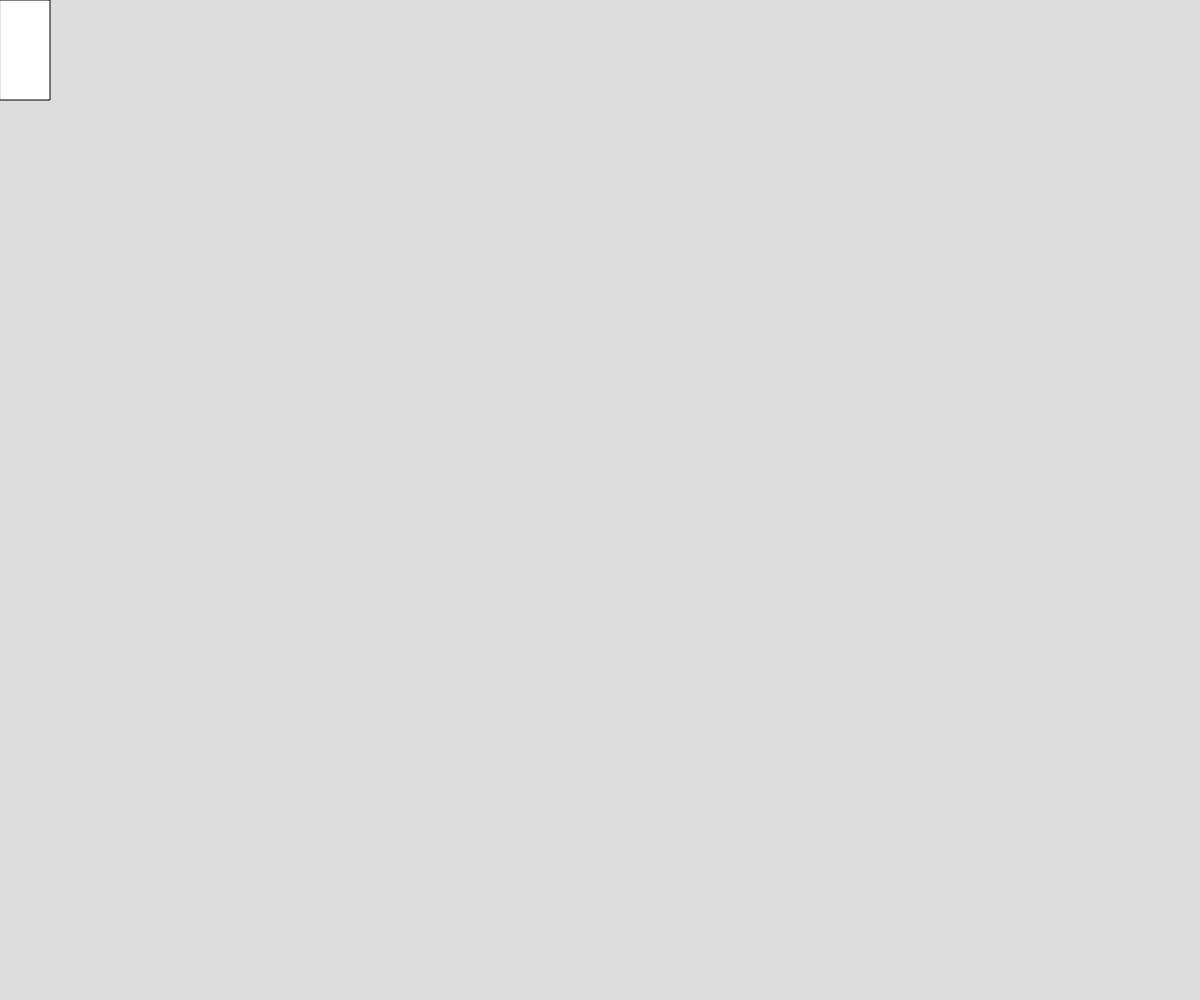
Frame 1 (no input)
Frame 60 (no input): identical to frame 1, image omitted
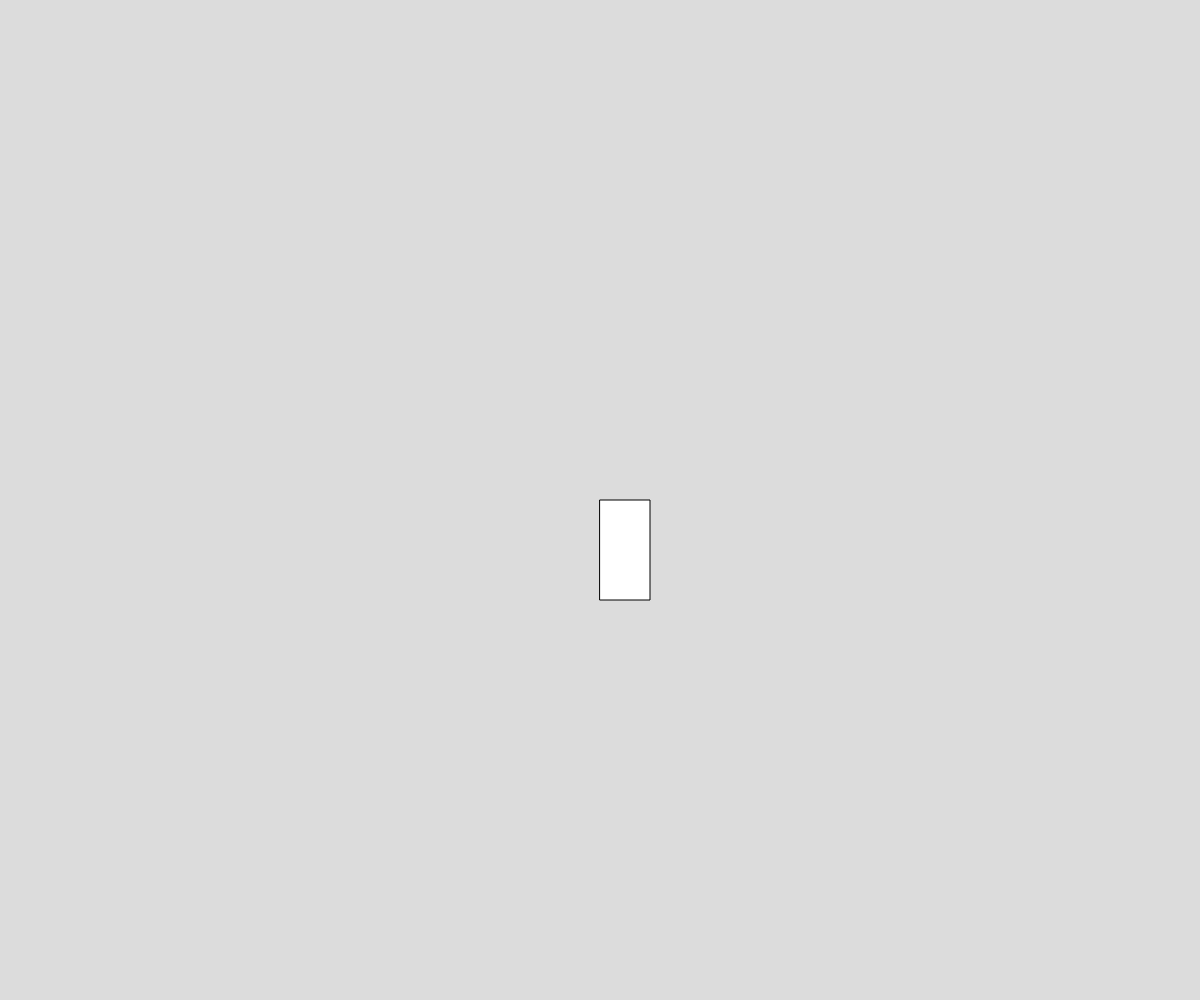
Frame 120 (the mouse pressed at the canvas centre since frame 60)

The p5.js sketch that drew these frames (run headless with seeded random() and noise() and a simulated clock; from frame 60 on, the mouse is pressed at the canvas centre):

// p5.js sketch
// ── sketch.js
// First Demo

function setup() {
  createCanvas(windowWidth, windowHeight);
}

function draw() {
  background(220);

  rect(mouseX, mouseY, 50, 100);
}
